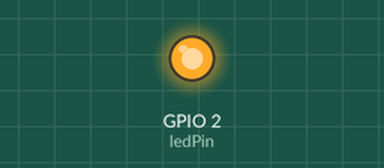
Simulated run of this sketch. Board: ESP32. Parts: output pins drawn as LEDs (lit = HIGH).

Above: at 0.24 s.
At 2.59 s:
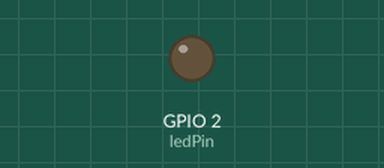
Timing chart, 0 to 3.0 s (numbered marks = the images above):
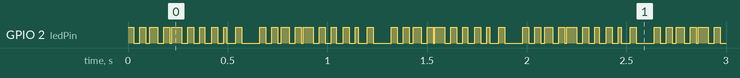

Measured:
- by itself, GPIO 2 (ledPin): moves between LOW and HIGH, repeating every 0.66 s
- by itself, everything shown: repeats every 5.3 s, in 16 steps

The sketch:

RTOS_BlinkyLed.ino
```cpp
/**
 * Only one core shall be used for these demos.
 * This makes it easier to grasp how RTOS works
 */
#if CONFIG_FREERTOS_UNICORE
static const BaseType_t appCpu = 0;
#else
static const BaseType_t appCpu = 1;
#endif

/**
 * Pin Definition
 */
static const int ledPin = LED_BUILTIN;
static const int blinkRateA = 30;
static const int blinkRateB = 55;

/**
 * Threads / Tasks
 */

/**
 * Toggle the Led
 */
void taskToggleLed_A(void * parameter) {
  while (1) {
    digitalWrite(ledPin, HIGH);
    /**
     * Use the non blocking delay from RTOS
     * RTOS will run other tasks in the mean
     * time until the wait time is up.
     */
    vTaskDelay(blinkRateA / portTICK_PERIOD_MS);
    digitalWrite(ledPin, LOW);
    vTaskDelay(blinkRateA / portTICK_PERIOD_MS);
  }
}

void taskToggleLed_B(void * parameter) {
  while (1) {
    digitalWrite(ledPin, HIGH);
    vTaskDelay(blinkRateB / portTICK_PERIOD_MS);
    digitalWrite(ledPin, LOW);
    vTaskDelay(blinkRateB / portTICK_PERIOD_MS);
  }
}

/**
 * setup() and loop() exist inside of their own
 * FreeRTOS task.
 */

void setup() {
  /* Configure the LED as an output Pin */
  pinMode(ledPin, OUTPUT);

  /**
   * Create a task, which runs forever on only one core.
   * This function is ESP32 explicit, due to its dual core
   * nature
   */
  xTaskCreatePinnedToCore(
    taskToggleLed_A,        // task function pointer
    "Toggle Led Rate A",    // Name of the task
    1024,                   // Stack Size 1kB (in 8bit for ESP32, 16bit for regular RTOS)
    NULL,                   // Parameters to pass to the task function
    1,                      // Task priority
    NULL,                   // Task handle
    appCpu);                // Run the task in only one core.

    /**
     * if this is regular FreeRTOS, you need to call teh vTaskScheduler()
     * in the main after setting up the tasks. But this is already taken
     * care for you in the ESP32 FreeRTOS - prior to this Task Creation
     */

 xTaskCreatePinnedToCore(
    taskToggleLed_B,        // task function pointer
    "Toggle Led Rate B",    // Name of the task
    1024,                   // Stack Size 1kB (in 8bit for ESP32, 16bit for regular RTOS)
    NULL,                   // Parameters to pass to the task function
    1,                      // Task priority
    NULL,                   // Task handle
    appCpu);                // Run the task in only one core.

}

void loop() {
  // put your main code here, to run repeatedly:

}
```
